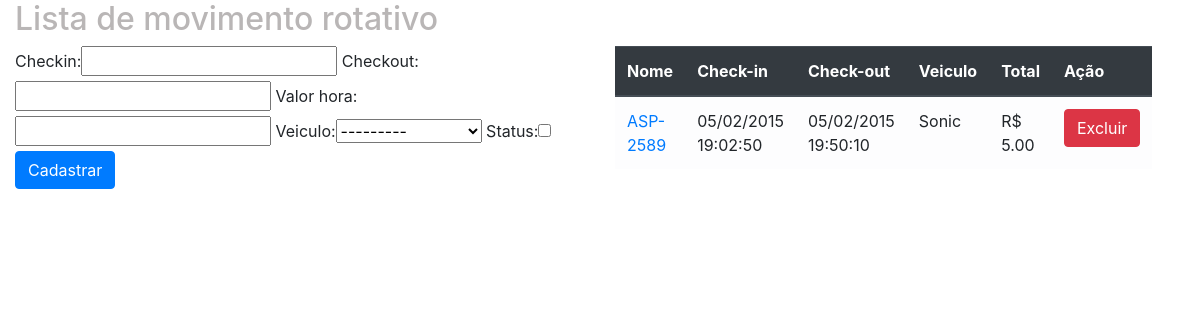
Screenshot of /sistema/mov-rotativos/ with the database file from the repository.
### core/models.py (models this page shows)
class MovRotativo(models.Model):
    checkin = models.DateTimeField(auto_now=False)
    checkout = models.DateTimeField(auto_now=False, null=True, blank=True)
    valor_hora = models.DecimalField(max_digits=5, decimal_places=2)
    veiculo = models.ForeignKey(Veiculo, on_delete=models.CASCADE)
    status = models.BooleanField(default=False)
    def hora_total(self):
        return ceil((self.checkout - self.checkin).total_seconds() / 3600)
    def total(self):
        return self.valor_hora * self.hora_total()
    def __str__(self):
        return self.veiculo.placa

class Veiculo(models.Model):
    proprietario = models.ForeignKey(Pessoa, on_delete=models.CASCADE)
    marca = models.ForeignKey(Marca, on_delete=models.CASCADE)
    modelo = models.CharField(max_length=60)
    placa = models.CharField(max_length=8)
    cor = models.CharField(max_length=20)
    observacoes = models.TextField('Observações', null=True, blank=True)
    def __str__(self):
        return self.modelo + ' '+ self.placa

### core/views.py (the view)
# urls.py: path('mov-rotativos/', views.lista_movrotativos, name='lista_movrotativos'),
def lista_movrotativos(request):
    mov_rots = models.MovRotativo.objects.all()
    form = forms.MovRotativoForm()
    context_data = {'mov_rots':mov_rots, 'form':form}
    return render(request, 'core/listar_mov_rot.html', context_data)

### core/forms.py
class MovRotativoForm(forms.ModelForm):
    class Meta:
        fields = ('__all__')
        model = models.MovRotativo

### core/templates/core/listar_mov_rot.html (shortened to what this page needs)
{% extends 'base.html' %}
{% load bootstrap %}
{% block main %}
<div class="row">
    <div class="col-md-12">
        <h2>Lista de movimento rotativo</h2>
    </div>
</div>
<div class="row">
    <div class="col-md-6">
        <form action="{% url 'core:movrotativo_novo' %}" method="post">
            {{form | bootstrap}}
            <input type="submit" class="btn btn-primary" value="Cadastrar">
        </form>
    </div>
    <div class="col-md-5">
        <table class="table table-light table-hover">
            <thead class="thead-dark">
                <tr>
                    <th>Nome</th>
                    <th>Check-in</th>
                    <th>Check-out</th>
                    <th>Veiculo</th>
                    <th>Total</th>
                    <th>Ação</th>
                </tr>
            </thead>
            <tbody>
                {% for rotativo in mov_rots %}
                    <tr>
                        <td><a href="{% url 'core:movrotativo_update' rotativo.id %}"> {{rotativo}} </a></td>
                        <td>{{rotativo.checkin| date:'d/m/Y H:i:s'}}</td>
                        <td>{{rotativo.checkout|date:'d/m/Y H:i:s'}}</td>
                        <td>{{rotativo.veiculo.modelo}}</td>
                        <td>R$ {{rotativo.total}}</td>
                        <td><a href="{% url 'core:movrotativo_delete' rotativo.id %}" class="pull-right btn btn-danger" style="float:right">Excluir</a> </li></td>
                    </tr>
                 {% endfor %}
            </tbody>
        </table>
    </div>
</div>
{% endblock main %}

### static/css/style.css (style rules this page uses)
.pull-right { float: right; }
h2 { color:rgb(185, 182, 182) }

### rows the page displays
MovRotativo: veiculo.placa "ASP-2589", checkin "05/02/2015 19:02:50", checkout "05/02/2015 19:50:10", veiculo.modelo "Sonic", total "5.00"
